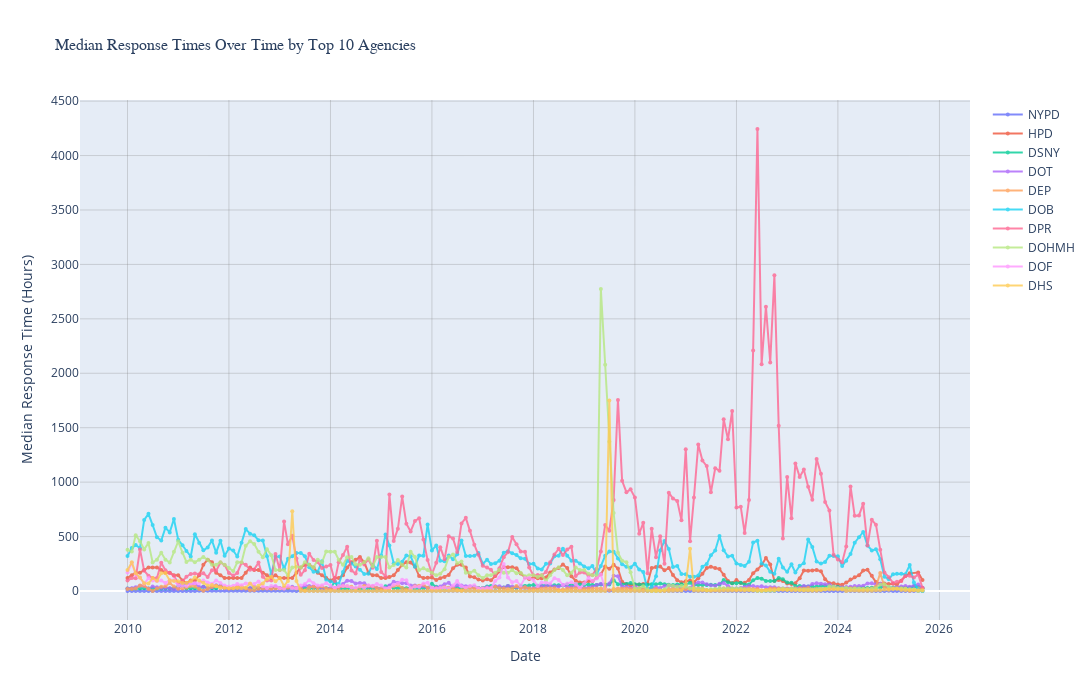

Here is the notebook cell this chart was saved with:
### Code cell
# Get top 10 agencies by complaint count
top_10_agencies = lf.group_by("agency").agg([
    pl.len().alias("count")
]).sort("count", descending=True).head(10).select("agency").collect()

top_10_agencies_list = top_10_agencies["agency"].to_list()

# Calculate median response times over time for top 10 agencies
response_times_over_time = lf.filter(
    pl.col("closed_date").is_not_null() & 
    pl.col("created_date").is_not_null() &
    pl.col("agency").is_in(top_10_agencies_list)
).with_columns([
    pl.col("created_date").alias("created_dt"),
    pl.col("closed_date").alias("closed_dt")
]).with_columns([
    (pl.col("closed_dt") - pl.col("created_dt")).dt.total_hours().alias("response_hours")
]).filter(
    pl.col("response_hours") >= 0  # Only positive response times
).group_by(["agency", "year", "month"]).agg([
    pl.col("response_hours").median().alias("median_response_hours"),
    pl.len().alias("count")
]).sort(["agency", "year", "month"]).collect()

print("Median Response Times Over Time for Top 10 Agencies (in hours):")
df_response_over_time = response_times_over_time.to_pandas()

# Create a date column for plotting
df_response_over_time['date'] = pd.to_datetime(df_response_over_time[['year', 'month']].assign(day=1))

fig = go.Figure()

for agency in top_10_agencies_list:
    agency_data = df_response_over_time[df_response_over_time['agency'] == agency]
    fig.add_trace(go.Scatter(
        x=agency_data['date'], 
        y=agency_data['median_response_hours'],
        mode='lines+markers',
        name=agency,
        line=dict(width=2),
        marker=dict(size=4),
        opacity=0.8
    ))

fig.update_layout(
    title=dict(
        text='Median Response Times Over Time by Top 10 Agencies',
        font=dict(size=16, family="Arial Black")
    ),
    xaxis_title='Date',
    yaxis_title='Median Response Time (Hours)',
    width=1200,
    height=700,
    showlegend=True,
    legend=dict(
        orientation="v",
        yanchor="top",
        y=1,
        xanchor="left",
        x=1.02
    ),
    xaxis=dict(showgrid=True, gridwidth=1, gridcolor='rgba(128,128,128,0.3)'),
    yaxis=dict(showgrid=True, gridwidth=1, gridcolor='rgba(128,128,128,0.3)')
)

fig.show()

### Figure 1 — Plotly figure (JSON) as saved in the notebook; plotly's stock layout.template omitted (floating-point values rounded to 4 significant figures; data arrays with more than 128 entries replaced by an {"elided": "..."} marker saying what was removed)
{"data": [{"line": {"width": 2}, "marker": {"size": 4}, "mode": "lines+markers", "name": "NYPD", "opacity": 0.8, "type": "scatter", "x": {"elided": "189 str values"}, "y": {"elided": "189 float values"}}, {"line": {"width": 2}, "marker": {"size": 4}, "mode": "lines+markers", "name": "HPD", "opacity": 0.8, "type": "scatter", "x": {"elided": "188 str values"}, "y": {"elided": "188 float values"}}, {"line": {"width": 2}, "marker": {"size": 4}, "mode": "lines+markers", "name": "DSNY", "opacity": 0.8, "type": "scatter", "x": {"elided": "189 str values"}, "y": {"elided": "189 float values"}}, {"line": {"width": 2}, "marker": {"size": 4}, "mode": "lines+markers", "name": "DOT", "opacity": 0.8, "type": "scatter", "x": {"elided": "189 str values"}, "y": {"elided": "189 float values"}}, {"line": {"width": 2}, "marker": {"size": 4}, "mode": "lines+markers", "name": "DEP", "opacity": 0.8, "type": "scatter", "x": {"elided": "189 str values"}, "y": {"elided": "189 float values"}}, {"line": {"width": 2}, "marker": {"size": 4}, "mode": "lines+markers", "name": "DOB", "opacity": 0.8, "type": "scatter", "x": {"elided": "189 str values"}, "y": {"elided": "189 float values"}}, {"line": {"width": 2}, "marker": {"size": 4}, "mode": "lines+markers", "name": "DPR", "opacity": 0.8, "type": "scatter", "x": {"elided": "189 str values"}, "y": {"elided": "189 float values"}}, {"line": {"width": 2}, "marker": {"size": 4}, "mode": "lines+markers", "name": "DOHMH", "opacity": 0.8, "type": "scatter", "x": {"elided": "189 str values"}, "y": {"elided": "189 float values"}}, {"line": {"width": 2}, "marker": {"size": 4}, "mode": "lines+markers", "name": "DOF", "opacity": 0.8, "type": "scatter", "x": ["2010-01-01T00:00:00.000000000", "2010-02-01T00:00:00.000000000", "2010-03-01T00:00:00.000000000", "2010-04-01T00:00:00.000000000", "2010-05-01T00:00:00.000000000", "2010-06-01T00:00:00.000000000", "2010-07-01T00:00:00.000000000", "2010-08-01T00:00:00.000000000", "2010-09-01T00:00:00.000000000", "2010-10-01T00:00:00.000000000", "2010-11-01T00:00:00.000000000", "2010-12-01T00:00:00.000000000", "2011-01-01T00:00:00.000000000", "2011-02-01T00:00:00.000000000", "2011-03-01T00:00:00.000000000", "2011-04-01T00:00:00.000000000", "2011-05-01T00:00:00.000000000", "2011-06-01T00:00:00.000000000", "2011-07-01T00:00:00.000000000", "2011-08-01T00:00:00.000000000", "2011-09-01T00:00:00.000000000", "2011-10-01T00:00:00.000000000", "2011-11-01T00:00:00.000000000", "2011-12-01T00:00:00.000000000", "2012-01-01T00:00:00.000000000", "2012-02-01T00:00:00.000000000", "2012-03-01T00:00:00.000000000", "2012-04-01T00:00:00.000000000", "2012-05-01T00:00:00.000000000", "2012-06-01T00:00:00.000000000", "2012-07-01T00:00:00.000000000", "2012-08-01T00:00:00.000000000", "2012-09-01T00:00:00.000000000", "2012-10-01T00:00:00.000000000", "2012-11-01T00:00:00.000000000", "2012-12-01T00:00:00.000000000", "2013-01-01T00:00:00.000000000", "2013-02-01T00:00:00.000000000", "2013-03-01T00:00:00.000000000", "2013-04-01T00:00:00.000000000", "2013-05-01T00:00:00.000000000", "2013-06-01T00:00:00.000000000", "2013-07-01T00:00:00.000000000", "2013-08-01T00:00:00.000000000", "2013-09-01T00:00:00.000000000", "2013-10-01T00:00:00.000000000", "2013-11-01T00:00:00.000000000", "2013-12-01T00:00:00.000000000", "2014-01-01T00:00:00.000000000", "2014-02-01T00:00:00.000000000", "2014-03-01T00:00:00.000000000", "2014-04-01T00:00:00.000000000", "2014-05-01T00:00:00.000000000", "2014-06-01T00:00:00.000000000", "2014-07-01T00:00:00.000000000", "2014-08-01T00:00:00.000000000", "2014-09-01T00:00:00.000000000", "2014-10-01T00:00:00.000000000", "2014-11-01T00:00:00.000000000", "2014-12-01T00:00:00.000000000", "2015-01-01T00:00:00.000000000", "2015-02-01T00:00:00.000000000", "2015-03-01T00:00:00.000000000", "2015-04-01T00:00:00.000000000", "2015-05-01T00:00:00.000000000", "2015-06-01T00:00:00.000000000", "2015-07-01T00:00:00.000000000", "2015-08-01T00:00:00.000000000", "2015-09-01T00:00:00.000000000", "2015-10-01T00:00:00.000000000", "2015-11-01T00:00:00.000000000", "2015-12-01T00:00:00.000000000", "2016-01-01T00:00:00.000000000", "2016-02-01T00:00:00.000000000", "2016-03-01T00:00:00.000000000", "2016-04-01T00:00:00.000000000", "2016-05-01T00:00:00.000000000", "2016-06-01T00:00:00.000000000", "2016-07-01T00:00:00.000000000", "2016-08-01T00:00:00.000000000", "2016-09-01T00:00:00.000000000", "2016-10-01T00:00:00.000000000", "2016-11-01T00:00:00.000000000", "2016-12-01T00:00:00.000000000", "2017-01-01T00:00:00.000000000", "2017-02-01T00:00:00.000000000", "2017-03-01T00:00:00.000000000", "2017-04-01T00:00:00.000000000", "2017-05-01T00:00:00.000000000", "2017-06-01T00:00:00.000000000", "2017-07-01T00:00:00.000000000", "2017-08-01T00:00:00.000000000", "2017-09-01T00:00:00.000000000", "2017-10-01T00:00:00.000000000", "2017-11-01T00:00:00.000000000", "2017-12-01T00:00:00.000000000", "2018-01-01T00:00:00.000000000", "2018-02-01T00:00:00.000000000", "2018-03-01T00:00:00.000000000", "2018-04-01T00:00:00.000000000", "2018-05-01T00:00:00.000000000", "2018-06-01T00:00:00.000000000", "2018-07-01T00:00:00.000000000", "2018-08-01T00:00:00.000000000", "2018-09-01T00:00:00.000000000", "2018-10-01T00:00:00.000000000", "2018-11-01T00:00:00.000000000", "2018-12-01T00:00:00.000000000", "2019-01-01T00:00:00.000000000", "2019-02-01T00:00:00.000000000", "2019-03-01T00:00:00.000000000", "2019-04-01T00:00:00.000000000", "2019-05-01T00:00:00.000000000", "2019-06-01T00:00:00.000000000"], "y": [170.0, 259.0, 150.0, 122.0, 66.0, 119.0, 96.0, 92.0, 96.0, 73.0, 101.0, 98.0, 50.0, 49.0, 47.0, 70.0, 72.0, 72.0, 97.0, 78.0, 66.0, 97.0, 73.0, 50.0, 41.0, 49.0, 64.0, 53.0, 70.0, 66.0, 65.0, 87.0, 44.0, 28.0, 45.0, 47.0, 26.0, 23.0, 49.0, 25.0, 25.0, 50.0, 65.0, 98.0, 71.0, 50.0, 53.0, 71.0, 50.0, 27.0, 45.0, 46.0, 45.0, 29.0, 28.0, 47.0, 27.0, 53.0, 48.0, 65.0, 50.0, 24.0, 29.0, 58.0, 70.0, 103.0, 99.0, 26.0, 40.0, 40.0, 68.5, 76.0, 26.0, 24.0, 27.0, 29.0, 24.0, 50.0, 91.0, 43.0, 30.0, 47.0, 52.0, 24.0, 24.0, 28.0, 26.0, 93.0, 123.0, 247.0, 124.0, 81.0, 91.0, 51.0, 119.0, 119.0, 100.0, 45.0, 78.0, 76.0, 69.0, 118.0, 102.0, 56.0, 68.0, 80.5, 64.5, 29.0, 70.0, 120.0, 92.0, 115.0, 152.0, 18.0]}, {"line": {"width": 2}, "marker": {"size": 4}, "mode": "lines+markers", "name": "DHS", "opacity": 0.8, "type": "scatter", "x": {"elided": "189 str values"}, "y": {"elided": "189 float values"}}], "layout": {"height": 700, "legend": {"orientation": "v", "x": 1.02, "xanchor": "left", "y": 1, "yanchor": "top"}, "showlegend": true, "title": {"font": {"family": "Arial Black", "size": 16}, "text": "Median Response Times Over Time by Top 10 Agencies"}, "width": 1200, "xaxis": {"gridcolor": "rgba(128,128,128,0.3)", "gridwidth": 1, "showgrid": true, "title": {"text": "Date"}}, "yaxis": {"gridcolor": "rgba(128,128,128,0.3)", "gridwidth": 1, "showgrid": true, "title": {"text": "Median Response Time (Hours)"}}}}
